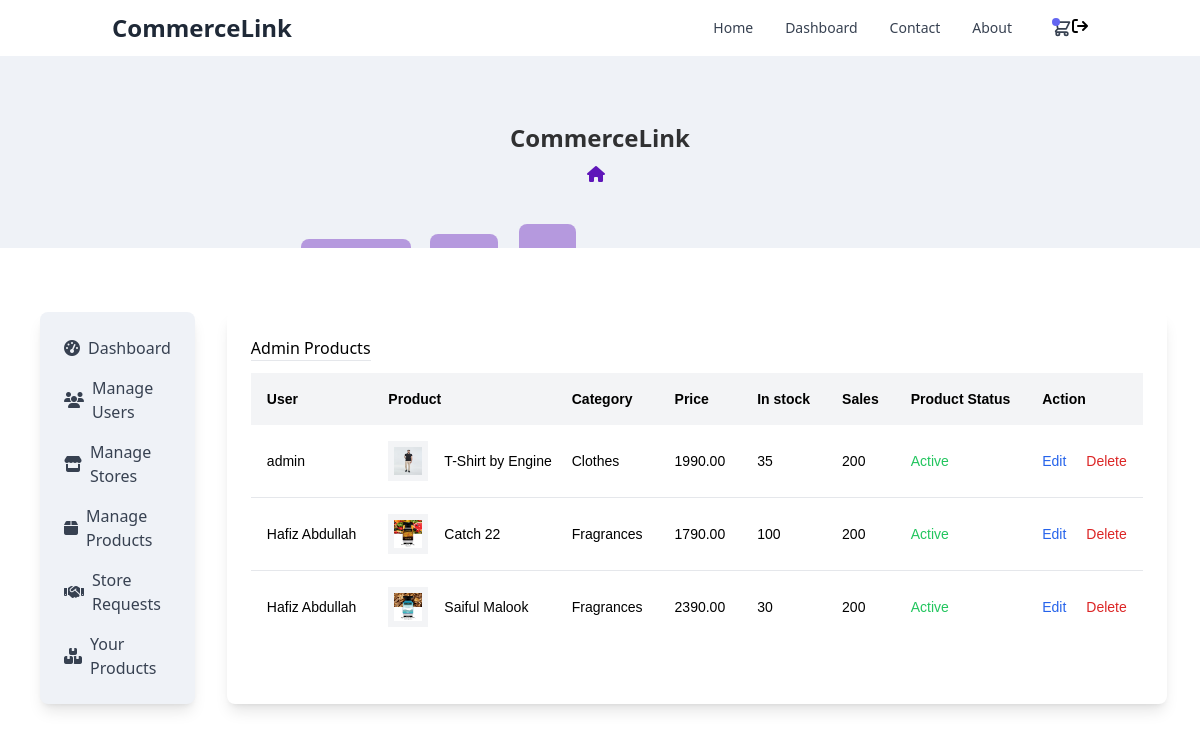
The app's page /products_list/ (signed in) with its own data.
### user_accounts/models.py (models this page shows, shortened)
class CustomUser(AbstractUser):
    username                = None
    name                    = models.CharField(max_length=255)
    email                   = models.EmailField(max_length=255, unique=True)
    is_verified             = models.BooleanField(default=False, blank=True)
    email_token             = models.CharField(max_length=200)
    is_banned               = models.BooleanField(default=False, blank=True)
    ROLE_CHOICES = [
        ('admin', 'Admin'),
        ('seller', 'Seller'),
        ('buyer', 'Buyer')
    ]
    role                    = models.CharField(max_length=10, default='buyer')
    USERNAME_FIELD = 'email'
    REQUIRED_FIELDS = ['name']
    objects = MyAccountManager()

### products/models.py (models this page shows, shortened)
class Product(models.Model):
    author                  = models.ForeignKey(CustomUser, null=True, on_delete=models.CASCADE)
    category                = models.ForeignKey(Categorie, on_delete=models.CASCADE)
    title                   = models.CharField(max_length=100)
    description             = models.TextField()
    image                   = models.ImageField(upload_to='products/')
    brand                   = models.CharField(max_length=20)
    color                   = models.CharField(max_length=200)
    price                   = models.DecimalField(default=0, max_digits=7, decimal_places=2)
    countInStock            = models.IntegerField(default=0)
    created_at              = models.DateTimeField(auto_now_add=True)
    is_active               = models.BooleanField(default=True)

class Categorie(models.Model):
    name                    = models.CharField(max_length=50)
    image                   = models.ImageField(upload_to='category/')
    author                  = models.ForeignKey(CustomUser, null=True, on_delete=models.SET_NULL)
    color                   = models.CharField(max_length=50, default='white')
    created_at              = models.DateTimeField(auto_now_add=True)

### products/views.py (the view)
# urls.py: path("products_list/", products_list, name="products_list"),
def products_list(request):
    products = Product.objects.all()
    context = {'products': products}
    return render(request, "products/products_list.html", context)

### products/templates/products/products_list.html (shortened to what this page needs)
{% extends 'main_base.html' %}
{% block maincontent %}
<div class="w-full">
    <div class="flex justify-between mb-3">
        <h1 class="border-b"><span class="capitalize">{{user.name}}</span> Products</h1>
    </div>
    <div class="font-sans overflow-x-auto">
        {% if products %}
        <div class="overflow-x-auto font-[sans-serif]">
            <table class="min-w-full bg-white">
                <thead class="bg-gray-100 whitespace-nowrap">
                    <tr>
                        <th class="p-4 text-left text-sm font-semibold text-black">
                            User
                        </th>
                        <th class="p-4 text-left text-sm font-semibold text-black">
                            Product
                        </th>
                        <th class="p-4 text-left text-sm font-semibold text-black">
                            Category
                        </th>
                        <th class="p-4 text-left text-sm font-semibold text-black">
                            Price
                        </th>
                        <th class="p-4 text-left text-sm font-semibold text-black">
                            In stock
                        </th>
                        <th class="p-4 text-left text-sm font-semibold text-black">
                            Sales
                        </th>
                        <th class="p-4 text-left text-sm font-semibold text-black">
                            Product Status
                        </th>
                        <th class="p-4 text-left text-sm font-semibold text-black">
                            Action
                        </th>
                    </tr>
                </thead>
                <tbody class="whitespace-nowrap divide-y divide-gray-200">
                    {% for product in products %}
                    <tr>
                        <td class="p-4 text-sm">
                            {{product.author.name}}
                        </td>
                        <td class="p-4 text-sm">
                            <div class="flex items-center cursor-pointer">
                                <img src='{{product.image.url}}' class="w-10 h-10 p-1.5 shrink-0 bg-gray-100" />
                                <div class="mx-4">
                                    <p class="text-sm text-black">{{product.title}}</p>
                                </div>
                            </div>
                        </td>
                        <td class="p-4 text-sm">
                            {{product.category.name}}
                        </td>
                        <td class="p-4 text-sm">
                            {{product.price}}
                        </td>
                        <td class="p-4 text-sm">
                            {{product.countInStock}}
                        </td>
                        <td class="p-4 text-sm">
                            200
                        </td>
                        <td class="p-4 text-sm">
                            {% if product.is_active %}
                            <span class="text-green-500">Active</span>
                            {% else %}
                            <span class="text-red-500">Non Active</span>
                            {% endif %}
                        </td>
                        <td class="px-4 py-4 text-sm text-gray-800">
                            <a href="{% url 'update_product' product_id=product.id %}">
                                <button class="text-blue-600 mr-4">Edit</button>
                            </a>
                            <button class="text-red-600 delete-product-btn" data-id="{{product.id}}">Delete</button>
                        </td>
                    </tr>
                    {% endfor %}
                </tbody>
            </table>
        </div>
        {% else %}
        <p>No product found.</p>
        {% endif %}
    </div>
</div>
{% endblock %}

### records on screen
CustomUser: name "Admin"
Product: author.name "admin", image (picture), title "T-Shirt by Engine", category.name "Clothes", price "1990.00", countInStock "35", is_active "Active"
Product: author.name "Hafiz Abdullah", image (picture), title "Catch 22", category.name "Fragrances", price "1790.00", countInStock "100", is_active "Active"
Product: author.name "Hafiz Abdullah", image (picture), title "Saiful Malook", category.name "Fragrances", price "2390.00", countInStock "30", is_active "Active"
